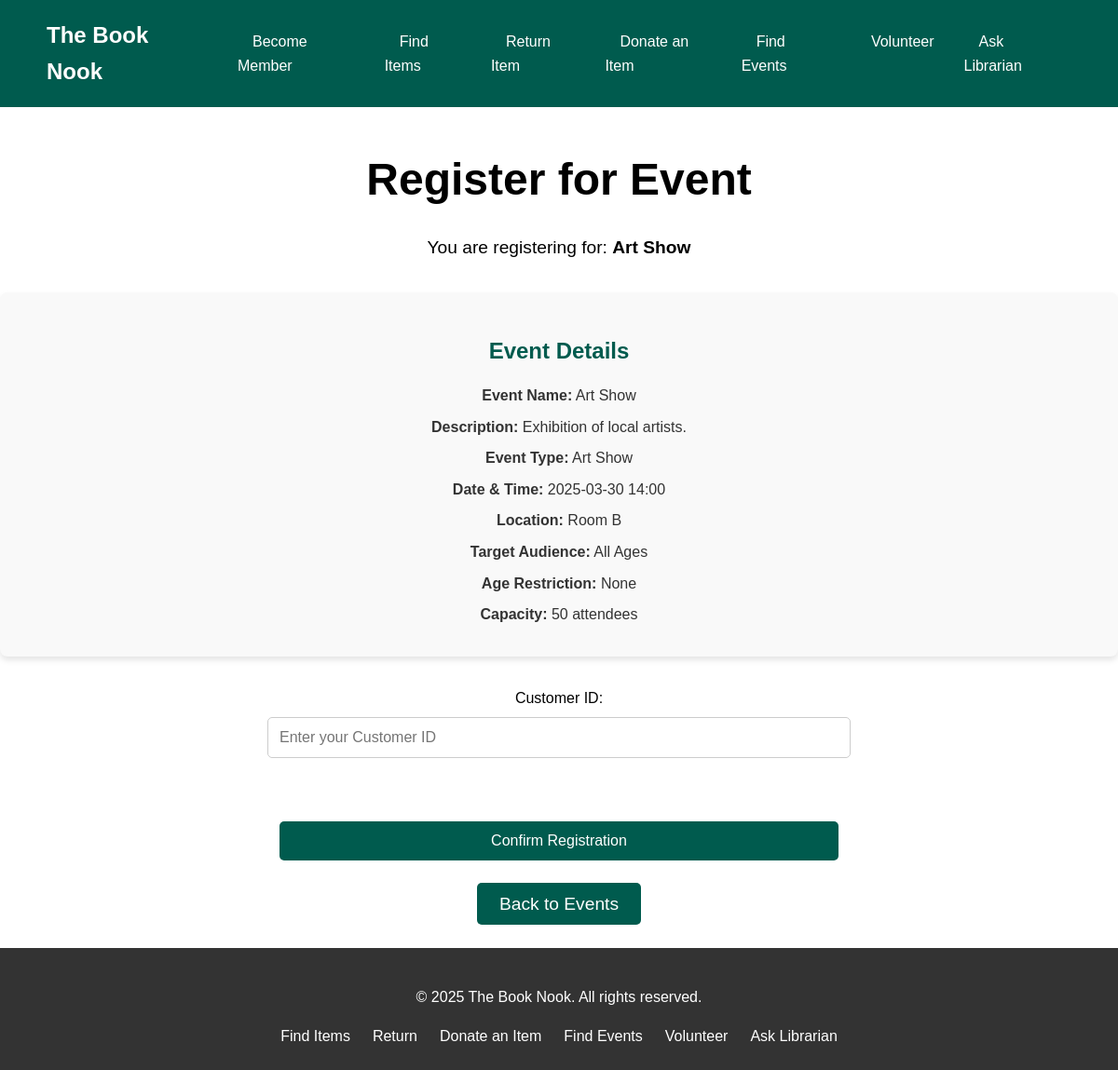
/register_event/2, run on the app's committed database.
### tables this page shows
CREATE TABLE events (
            event_id INTEGER PRIMARY KEY AUTOINCREMENT,
            event_name TEXT NOT NULL,
            event_description TEXT,
            event_type TEXT CHECK (event_type IN ('Workshop', 'Seminar', 'Film Screening', 'Book Club', 'Art Show')),
            targeted_customers TEXT,
            restriction INTEGER DEFAULT 0 CHECK (restriction >= 0),
            location TEXT,
            datetime TEXT NOT NULL,
            capacity INTEGER CHECK (capacity >= 0)
        );

### app.py (the view, shortened to what this page needs)
@app.route('/register_event/<int:event_id>', methods=['GET', 'POST'])
def register_event(event_id):
    conn = get_db_connection()
    c = conn.cursor()
    if request.method == 'GET':
        c.execute("SELECT * FROM events WHERE event_id = ?", (event_id,))
        event = c.fetchone()
        if not event:
            flash("Event not found.", "danger")
            conn.close()
            return redirect(url_for('list_events'))
        conn.close()
        return render_template('register_event.html', event=event)

### app.py (called while the page is built)
def get_db_connection():
    conn = sqlite3.connect(DATABASE)
    conn.row_factory = sqlite3.Row
    return conn

### templates/register_event.html
{% extends "base.html" %} {% block content %}
<section class="hero">
  <div class="container">
    <h1>Register for Event</h1>
    <p>You are registering for: <strong>{{ event.event_name }}</strong></p>
  </div>
  <section class="messages">
    <div class="container">
      <div class="event-details">
        <h2>Event Details</h2>
        <p><strong>Event Name:</strong> {{ event.event_name }}</p>
        <p><strong>Description:</strong> {{ event.event_description }}</p>
        <p><strong>Event Type:</strong> {{ event.event_type }}</p>
        <p><strong>Date & Time:</strong> {{ event.datetime }}</p>
        <p><strong>Location:</strong> {{ event.location }}</p>
        <p><strong>Target Audience:</strong> {{ event.targeted_customers }}</p>
        <p>
          <strong>Age Restriction:</strong> {% if event.restriction > 0 %}{{
          event.restriction }}+{% else %}None{% endif %}
        </p>
        <p><strong>Capacity:</strong> {{ event.capacity }} attendees</p>
      </div>
      <form method="post" class="form-container">
        <label for="customer_id">Customer ID:</label>
        <input
          type="text"
          id="customer_id"
          name="customer_id"
          required
          placeholder="Enter your Customer ID"
        /><br /><br />
        <button type="submit" class="btn">Confirm Registration</button>
      </form>
      <p>
        <a href="{{ url_for('list_events') }}" class="btn">Back to Events</a>
      </p>
    </div>
  </section>
</section>
{% endblock %}

### static/styles.css (style rules this page uses)
body { font-family: Arial, sans-serif; margin: 0; padding: 0; line-height: 1.6; }
.hero { display: flex; flex-direction: column; justify-content: center; color: #fff; min-height: 75vh; text-align: center; align-items: center; }
.hero h1 { font-size: 3rem; margin-bottom: 1rem; color: black; }
.hero p { font-size: 1.2rem; margin-bottom: 2rem; color: black; }
.hero .btn { background: #005b4e; color: #fff; padding: 0.75rem 1.5rem; text-decoration: none; border-radius: 5px; transition: background 0.3s; }
.form-container { display: flex; flex-direction: column; align-items: center; gap: 0.5rem; margin: 2rem auto; max-width: 600px; }
.form-container input, .form-container button { width: 100%; padding: 0.75rem; font-size: 1rem; border: 1px solid #ccc; border-radius: 5px; }
.form-container .btn { background: #005b4e; color: #fff; border: none; cursor: pointer; transition: background 0.3s; }
.messages { width: 100vw; }
label { color: black; }
.event-details { margin-bottom: 2rem; padding: 1.5rem; background-color: #f9f9f9; border-radius: 8px; box-shadow: 0 4px 6px rgba(0, 0, 0, 0.1); }
.event-details h2 { margin-bottom: 1rem; font-size: 1.5rem; color: #005b4e; }
.event-details p { margin: 0.5rem 0; font-size: 1rem; color: #333; }

### data on the page
events: event_name "Art Show", event_description "Exhibition of local artists.", event_type "Art Show", datetime "2025-03-30 14:00", location "Room B", targeted_customers "All Ages", capacity "50"
